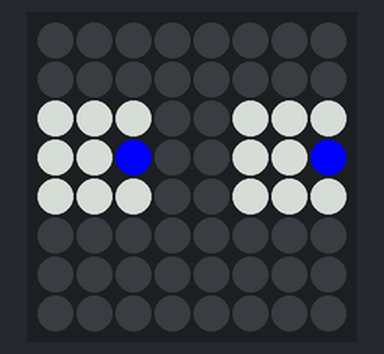
Bench run of a program on a simulated Raspberry Pi (BCM pin numbers) with a Sense HAT. Shown: the Sense HAT's 8×8 RGB LED matrix.

Above: at 0.1 s.
At 1.1 s:
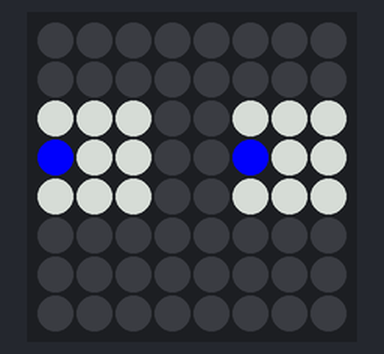

The program:

sensehat_set_pixel4.py
```python
#!/usr/bin/env python3

from sense_hat import SenseHat
from time import sleep


sense = SenseHat()
sense.clear()

w = (150, 150, 150)    # w means white
b = (0, 0, 255)        # b means blue
e = (0, 0, 0)          # e means empty

image = [
    e,e,e,e,e,e,e,e,
    e,e,e,e,e,e,e,e,
    w,w,w,e,e,w,w,w,
    w,w,b,e,e,w,w,b,
    w,w,w,e,e,w,w,w,
    e,e,e,e,e,e,e,e,
    e,e,e,e,e,e,e,e,
    e,e,e,e,e,e,e,e
    ]

try:
    sense.set_pixels(image)

    while True:
        sleep(1)
        sense.flip_h()

except KeyboardInterrupt:
    pass

sense.clear()
```

Measured:
- what the display in image 1 shows lasts 1.0 s, from 1.0 s to 2.0 s
